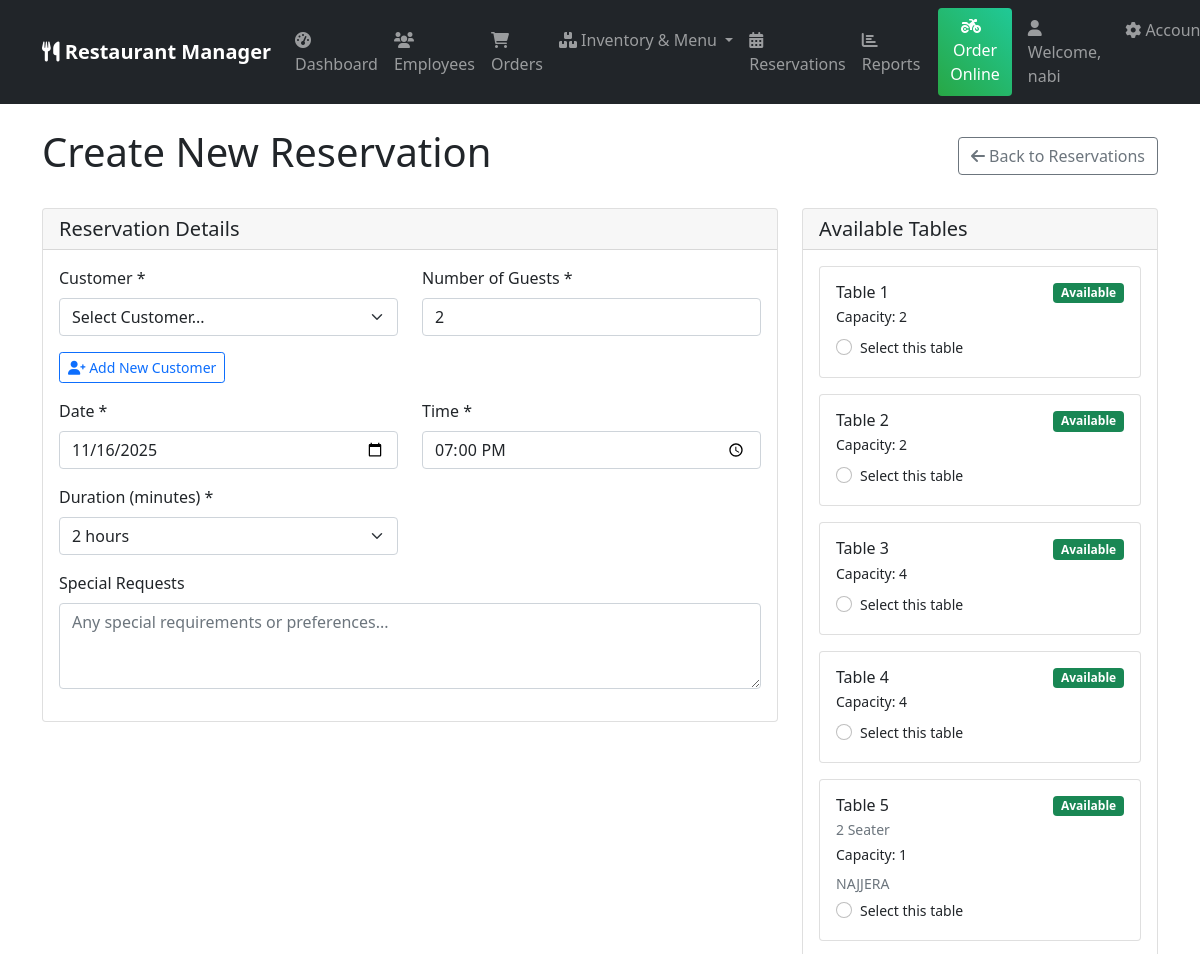
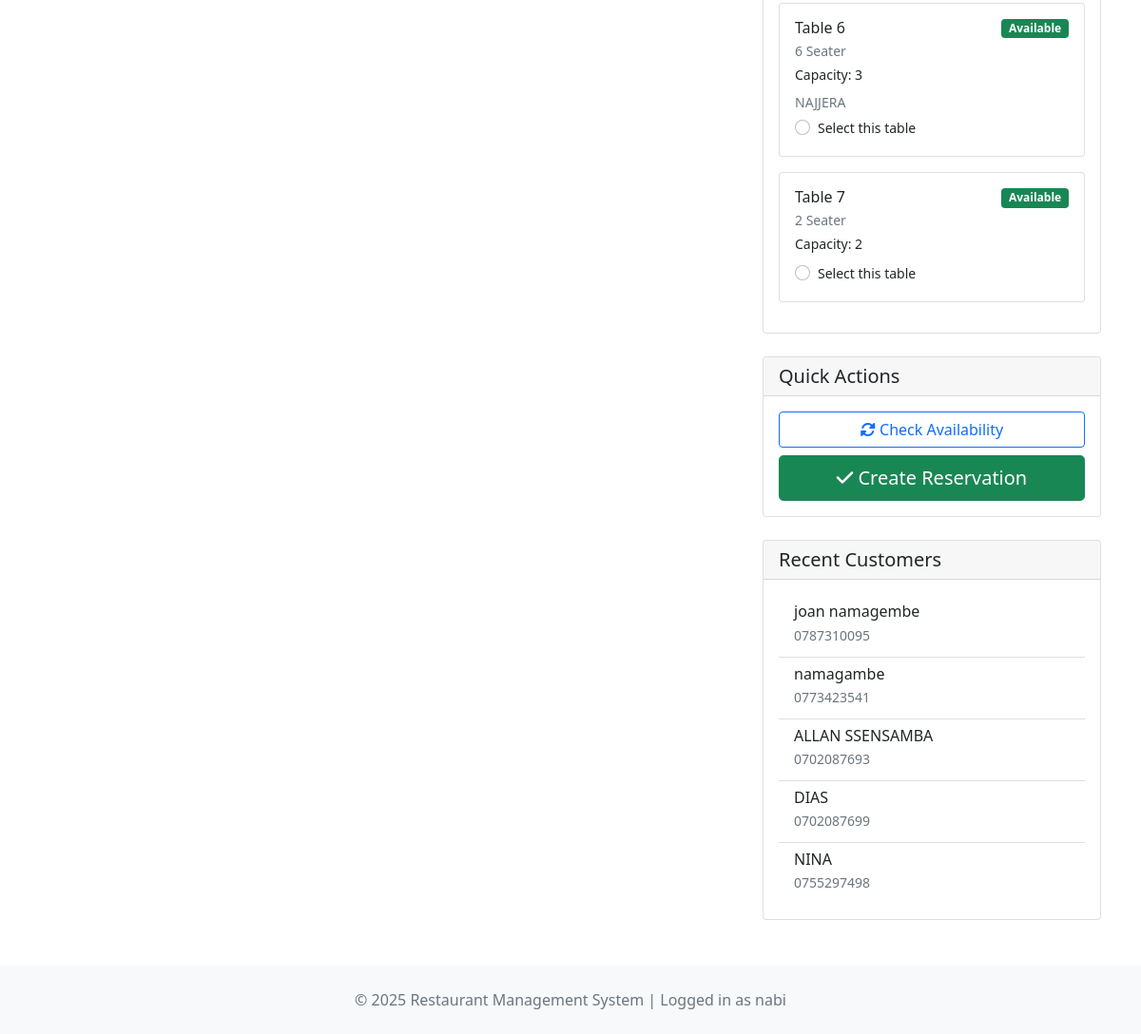
Screenshot of /reservations/create/ (signed in) with the database file from the repository (2 pictures, top to bottom).
### reservations/models.py (models this page shows, shortened)
class Table(models.Model):
    TABLE_TYPES = [
        ('2_seater', '2 Seater'),
        ('4_seater', '4 Seater'),
        ('6_seater', '6 Seater'),
        ('family', 'Family (8+)'),
    ]
    table_number = models.CharField(max_length=10, unique=True)
    table_type = models.CharField(max_length=20, choices=TABLE_TYPES)
    capacity = models.PositiveIntegerField()
    is_available = models.BooleanField(default=True)
    location_description = models.CharField(max_length=100, blank=True)
    branch = models.ForeignKey(Branch, on_delete=models.CASCADE, null=True, blank=True)
    class Meta:
        ordering = ['table_number']

### core/models.py (models this page shows, shortened)
class Customer(models.Model):
    name = models.CharField(max_length=100)
    phone = models.CharField(max_length=20)
    email = models.EmailField(blank=True, null=True)
    address = models.TextField(blank=True, null=True)
    created_at = models.DateTimeField(auto_now_add=True)
    preferred_branch = models.ForeignKey(Branch, on_delete=models.SET_NULL, null=True, blank=True)
    def orders_count(self):
        return self.order_set.count()
    orders_count.short_description = 'Total Orders'

### reservations/views.py (the view, shortened to what this page needs)
# urls.py: path('create/', views.reservation_create, name='reservation_create'),
@login_required
def reservation_create(request):
    customers = Customer.objects.all()
    tables = Table.objects.filter(is_available=True)
    recent_customers = Customer.objects.all().order_by('-created_at')[:5]
    return render(request, 'reservations/reservation_create.html', {
        'customers': customers,
        'tables': tables,
        'recent_customers': recent_customers,
    })

### core/context_processors.py (called while the page is built)
def restaurant_info(request):
    try:
        restaurant = Restaurant.objects.first()
    except:
        restaurant = None
    return {
        'restaurant': restaurant
    }

### templates/reservations/reservation_create.html (shortened to what this page needs)
{% extends 'base.html' %}
{% load static %}
{% block content %}
<div class="d-flex justify-content-between align-items-center mb-4">
    <h1>Create New Reservation</h1>
    <a href="{% url 'reservations:reservation_dashboard' %}" class="btn btn-outline-secondary">
        <i class="fas fa-arrow-left"></i> Back to Reservations
    </a>
</div>
<form method="post" id="reservationForm">
    <div class="row">
        <div class="col-md-8">
            <div class="card mb-4">
                <div class="card-header">
                    <h5 class="mb-0">Reservation Details</h5>
                </div>
                <div class="card-body">
                    <div class="row">
                        <div class="col-md-6">
                            <div class="mb-3">
                                <label for="customer" class="form-label">Customer *</label>
                                <select class="form-select" id="customer" name="customer" required>
                                    <option value="">Select Customer...</option>
                                </select>
                            </div>
                            <div class="mb-3">
                                <button type="button" class="btn btn-outline-primary btn-sm" data-bs-toggle="modal" data-bs-target="#newCustomerModal">
                                    <i class="fas fa-user-plus"></i> Add New Customer
                                </button>
                            </div>
                        </div>
                        <div class="col-md-6">
                            <div class="mb-3">
                                <label for="number_of_guests" class="form-label">Number of Guests *</label>
                                <input type="number" class="form-control" id="number_of_guests" name="number_of_guests"
                                       min="1" max="20" value="2" required>
                            </div>
                        </div>
                    </div>
                    <div class="row">
                        <div class="col-md-6">
                            <div class="mb-3">
                                <label for="reservation_date" class="form-label">Date *</label>
                                <input type="date" class="form-control" id="reservation_date" name="reservation_date"
                                       min="{% now 'Y-m-d' %}" required>
                            </div>
                        </div>
                        <div class="col-md-6">
                            <div class="mb-3">
                                <label for="reservation_time" class="form-label">Time *</label>
                                <input type="time" class="form-control" id="reservation_time" name="reservation_time"
                                       value="19:00" required>
                            </div>
                        </div>
                    </div>
                    <div class="row">
                        <div class="col-md-6">
                            <div class="mb-3">
                                <label for="duration" class="form-label">Duration (minutes) *</label>
                                <select class="form-select" id="duration" name="duration" required>
                                    <option value="120" selected>2 hours</option>
                                </select>
                            </div>
                        </div>
                    </div>
                    <div class="mb-3">
                        <label for="special_requests" class="form-label">Special Requests</label>
                        <textarea class="form-control" id="special_requests" name="special_requests"
                                  rows="3" placeholder="Any special requirements or preferences..."></textarea>
                    </div>
                </div>
            </div>
        </div>
        <div class="col-md-4">
            <div class="card mb-4">
                <div class="card-header">
                    <h5 class="mb-0">Available Tables</h5>
                </div>
                <div class="card-body">
                    <div id="tablesContainer">
                        {% for table in tables %}
                        <div class="card mb-3 table-card" data-capacity="{{ table.capacity }}">
                            <div class="card-body">
                                <div class="d-flex justify-content-between align-items-start">
                                    <div>
                                        <h6 class="card-title mb-1">Table {{ table.table_number }}</h6>
                                        <p class="card-text small text-muted mb-1">{{ table.get_table_type_display }}</p>
                                        <p class="card-text small mb-2">Capacity: {{ table.capacity }}</p>
                                        {% if table.location_description %}
                                        <p class="card-text small text-muted mb-1">{{ table.location_description }}</p>
                                        {% endif %}
                                    </div>
                                    <span class="badge bg-success">Available</span>
                                </div>
                                <div class="form-check">
                                    <input class="form-check-input table-radio" type="radio"
                                           name="table" id="table_{{ table.id }}" value="{{ table.id }}"
                                           data-capacity="{{ table.capacity }}">
                                    <label class="form-check-label small" for="table_{{ table.id }}">
                                        Select this table
                                    </label>
                                </div>
                            </div>
                        </div>
                        {% empty %}
                        <p class="text-muted text-center">No tables available</p>
                        {% endfor %}
                    </div>
                </div>
            </div>
            <div class="card">
                <div class="card-header">
                    <h5 class="mb-0">Quick Actions</h5>
                </div>
                <div class="card-body">
                    <div class="d-grid gap-2">
                        <button type="button" class="btn btn-outline-primary" id="checkAvailabilityBtn">
                            <i class="fas fa-sync-alt"></i> Check Availability
                        </button>
                        <button type="submit" class="btn btn-success btn-lg">
                            <i class="fas fa-check"></i> Create Reservation
                        </button>
                    </div>
                </div>
            </div>
            <div class="card mt-4">
                <div class="card-header">
                    <h5 class="mb-0">Recent Customers</h5>
                </div>
                <div class="card-body">
                    <div class="list-group list-group-flush">
                        {% for customer in recent_customers %}
                        <button type="button" class="list-group-item list-group-item-action customer-quick-select"
                                data-customer-id="{{ customer.id }}">
                            <div class="d-flex w-100 justify-content-between">
                                <h6 class="mb-1">{{ customer.name }}</h6>
                            </div>
                            <p class="mb-1 small text-muted">{{ customer.phone }}</p>
                        </button>
                        {% empty %}
                        <p class="text-muted text-center small">No recent customers</p>
                        {% endfor %}
                    </div>
                </div>
            </div>
        </div>
    </div>
</form>
{% endblock %}

### templates/base.html (shortened to what this page needs)
<!DOCTYPE html>
<html lang="en">
<head>
    <link href="https://cdn.jsdelivr.net/npm/bootstrap@5.1.3/dist/css/bootstrap.min.css" rel="stylesheet">
    <link href="https://cdnjs.cloudflare.com/ajax/libs/font-awesome/6.0.0/css/all.min.css" rel="stylesheet">
</head>
<body>
    <nav class="navbar navbar-expand-lg navbar-dark bg-dark">
        <div class="container">
            <a class="navbar-brand" href="{% url 'core:dashboard' %}">
                <i class="fas fa-utensils"></i>
                {% if restaurant %}
                    {{ restaurant.name }} Manager
                {% else %}
                    Restaurant Manager
                {% endif %}
            </a>
            <div class="collapse navbar-collapse" id="navbarNav">
                <ul class="navbar-nav me-auto">
                    {% if user.is_authenticated %}
                    <li class="nav-item">
                        <a class="nav-link" href="{% url 'core:dashboard' %}">
                            <i class="fas fa-tachometer-alt"></i> Dashboard
                        </a>
                    </li>
                    <li class="nav-item">
                        <a class="nav-link" href="{% url 'core:employee_list' %}">
                            <i class="fas fa-users"></i> Employees
                        </a>
                    </li>
                    <li class="nav-item">
                        <a class="nav-link" href="{% url 'orders:order_list' %}">
                            <i class="fas fa-shopping-cart"></i> Orders
                        </a>
                    </li>
                    <li class="nav-item dropdown">
                        <a class="nav-link dropdown-toggle" href="#" role="button" data-bs-toggle="dropdown">
                            <i class="fas fa-boxes"></i> Inventory & Menu
                        </a>
                    </li>
                    <li class="nav-item">
                        <a class="nav-link" href="{% url 'reservations:reservation_dashboard' %}">
                            <i class="fas fa-calendar-alt"></i> Reservations
                        </a>
                    </li>
                    <li class="nav-item">
                        <a class="nav-link" href="{% url 'reports:reports_dashboard' %}">
                            <i class="fas fa-chart-bar"></i> Reports
                        </a>
                    </li>
                    {% endif %}
                </ul>
                <div class="navbar-nav">
                    <a class="btn btn-success online-order-btn me-3" href="{% url 'orders:online_order' %}">
                        <i class="fas fa-motorcycle me-2"></i>Order Online
                    </a>
                    {% if user.is_authenticated %}
                        <span class="navbar-text me-3">
                            <i class="fas fa-user"></i> Welcome, {{ user.get_full_name|default:user.username }}
                        </span>
                        <div class="nav-item dropdown">
                            <a class="nav-link dropdown-toggle" href="#" role="button" data-bs-toggle="dropdown">
                                <i class="fas fa-cog"></i> Account
                            </a>
                        </div>
                    {% else %}
                        <a class="nav-link" href="{% url 'login' %}">
                            <i class="fas fa-sign-in-alt"></i> Login
                        </a>
                    {% endif %}
                </div>
            </div>
        </div>
    </nav>
    <div class="container mt-4">
        {% block content %}
        {% endblock %}
    </div>
    <footer class="mt-5 py-4 bg-light">
        <div class="container text-center">
            <p class="text-muted mb-0">
                &copy; {% now "Y" %} Restaurant Management System
                {% if user.is_authenticated %}
                | Logged in as {{ user.username }}
                {% endif %}
            </p>
        </div>
    </footer>
</body>
</html>

### templates/base.html (style rules this page uses)
.navbar-brand { font-weight: 600; }
.navbar-nav .nav-link { padding: 8px 15px; margin: 2px 0; border-radius: 5px; transition: all 0.3s ease; }
.online-order-btn { background: linear-gradient(45deg, #28a745, #20c997); border: none; margin-left: 10px; }

### templates/reservations/reservation_create.html (style rules this page uses)
.table-card { transition: transform 0.2s, box-shadow 0.2s; cursor: pointer; }

### rows the page displays
Table: table_number "1", capacity "2"
Table: table_number "2", capacity "2"
Table: table_number "3", capacity "4"
Table: table_number "4", capacity "4"
Table: table_number "5", table_type "2 Seater", capacity "1", location_description "NAJJERA"
Table: table_number "6", table_type "6 Seater", capacity "3", location_description "NAJJERA"
Table: table_number "7", table_type "2 Seater", capacity "2"
Customer: name "joan namagembe", phone "0787310095"
Customer: name "namagambe", phone "0773423541"
Customer: name "ALLAN SSENSAMBA", phone "0702087693"
Customer: name "DIAS", phone "0702087699"
Customer: name "NINA", phone "0755297498"

### other values shown
{{ user.get_full_name|default:user.username }} "nabi"
{{ user.username }} "nabi"
